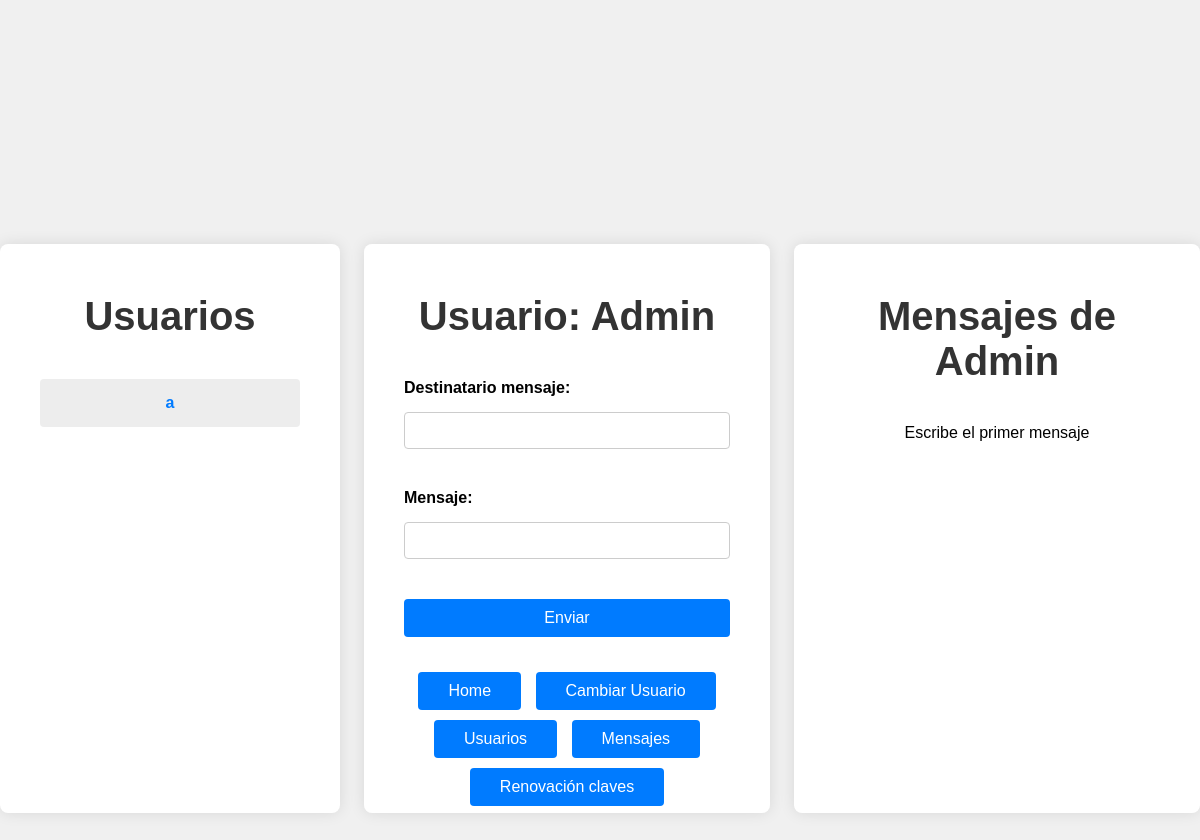
Page /chat?user=14 (signed in) on the earlier database version.
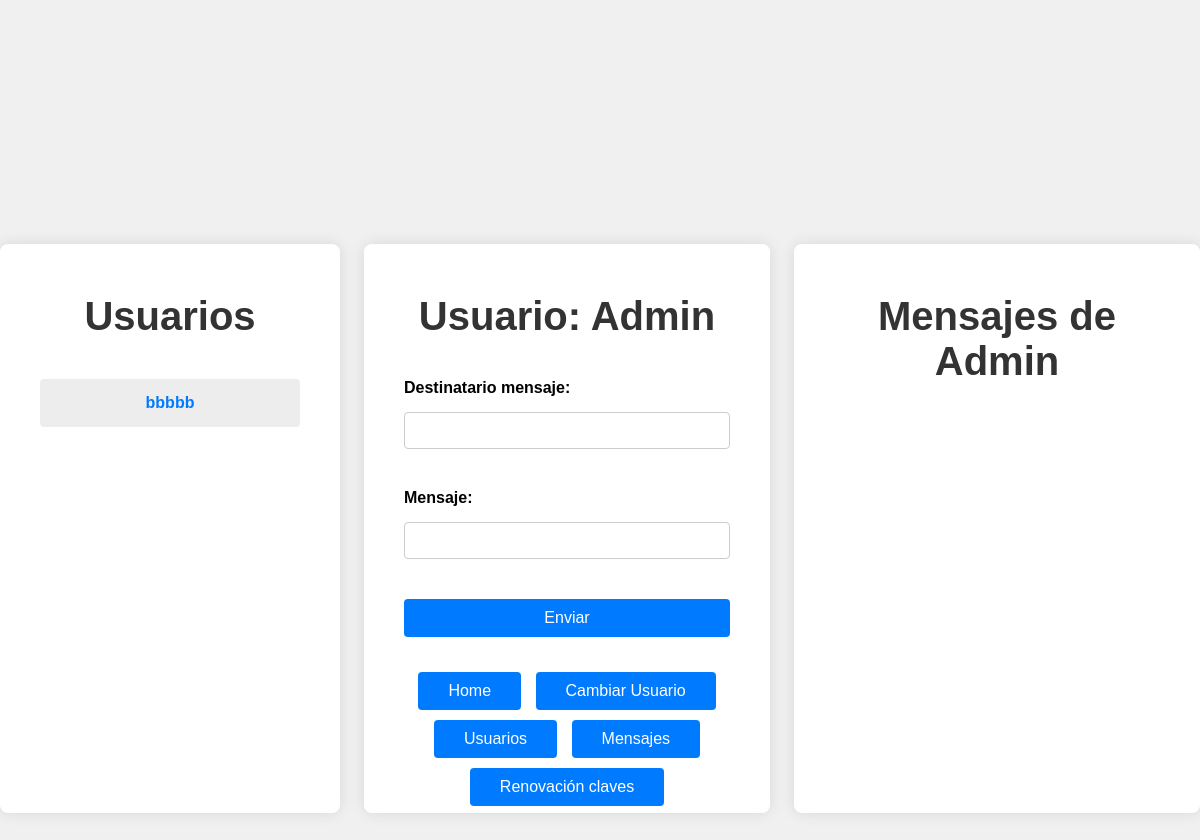
Same page on the later database version.
### tables this page shows
CREATE TABLE users(
    id INTEGER PRIMARY KEY AUTOINCREMENT,
    username string UNIQUE, 
    pwd string NOT NULL,
    salt string NOT NULL,
    rol string NOT NULL,
    correo string NOT NULL,
    public_ip string NULL);

### app.py (the view)
@app.route('/chat', methods=['GET', 'POST'])
def chat():
    if 'user_id' not in session:
        return redirect(url_for('login'))
    messages = None
    users = get_users()
    if request.method == 'POST':
        attribute_user.AttributeMensaje(request.form["message"])
        attribute_user.AttributeUser(request.form["recipient"])
        send_message(message= request.form['message'], recipient= request.form['recipient'], sender= session['user_id'])
    selected_user = request.args.get('user')
    if selected_user:
        messages = messages_descifrados(selected_user, session['user_id'])
    return render_template('chat.html', messages= messages, users = users, username=get_name_by_id(session['user_id'])["username"])

### app_mensajesdesencriptados.py (called while the page is built, shortened)
def get_chat(sender, recipient):
    conn = sql.connect('cripto.sqlite')
    conn.row_factory = sql.Row
    cursor = conn.cursor()
    cursor.execute("""SELECT id, clave, nonce FROM chats WHERE (user1_id = ? AND user2_id = ?) OR (user2_id = ? AND user1_id
            =?)""", (sender, recipient, sender, recipient))
    return cursor.fetchone()

def get_messages(sender, recipient):
    chat = get_chat(sender, recipient)
    if chat is None:
        return "Empty"
    conn = sql.connect('cripto.sqlite')
    conn.row_factory = sql.Row
    cursor = conn.cursor()
    cursor.execute("""SELECT message, nonce, sender_id FROM messages WHERE chat_id = ?""", (chat["id"],))
    rows = cursor.fetchall()
    message_dict = [dict(row) for row in rows]
    return message_dict

def messages_descifrados(sender, recipient):
    message_dict = get_messages(sender, recipient)
    if message_dict == "Empty":
        return message_dict
    return message_dict

### db_functions/user_functions.py (called while the page is built)
def get_name_by_id(user_id):
    conn = sql.connect('cripto.sqlite')
    conn.row_factory = sql.Row
    cursor = conn.cursor()
    cursor.execute('SELECT username FROM users WHERE id = ?', (user_id,))
    return cursor.fetchone()

def get_users():
    conn = sql.connect('cripto.sqlite')
    conn.row_factory = sql.Row
    cursor = conn.cursor()
    cursor.execute("""SELECT * FROM users""")
    return cursor.fetchall()

### templates/chat.html (shortened to what this page needs)
<!DOCTYPE html>
<html lang="es">
<head>
    <link rel="stylesheet" href="{{ url_for('static', filename='style/chatc.css') }}">
</head>
<body>
    <div class="usuarios">
        <h2>Usuarios</h2>
        <ul class="numerousuarios">
            {% for usr in users %}
            {% if usr["rol"] == "Usuario" %}
            <li>
                <a href="/chat?user={{ usr["id"] }}" style="text-decoration: none;">
                    <strong class= "a">{{usr["username"]}}</strong>
                </a>
            </li>
            {% endif %}
            {% endfor %}
        </ul>
    </div>
    <div class="container">
        <h2>Usuario: {{username}}</h2>
        <form method="post">
            <div class="form-group">
                <label for="recipient">Destinatario mensaje:</label>
                <input type="text" id="recipient" name="recipient" required>
            </div>
            <div class="form-group">
                <label for="message">Mensaje:</label>
                <input type="text" id="message" name="message" required>
            </div>
            <button type="submit">Enviar</button>
        </form>
        <div class="links">
            <a href="/home" class="botonesheader">Home</a>
            <a href="/login" class="botonesheader">Cambiar Usuario</a>
            {% for usr in users %}
                {% if username == usr["username"] and ('Admin' == usr["rol"] or 'Tecnico' == usr["rol"])%}
                    <a href="/vetar" class="botonesheader">Usuarios</a>
                {% endif %}
                {% if username == usr["username"] and ('Admin' == usr["rol"] or 'Tecnico' == usr["rol"])%}
                    <a href="/mensajes" class="botonesheader">Mensajes</a>
                {% endif %}
                {% if username == usr["username"] and 'Admin' == usr["rol"] %}
                    <a href="/claves" class="botonesheader">Renovación claves</a>
                {% endif %}
            {% endfor %}
        </div>
    </div>
    <div class="container">
        <h2>Mensajes de {{username}}</h2>
        <ul class="messages">
        {% if messages == "Empty" %}
            <p>Escribe el primer mensaje</p>
        {% elif messages is not none %}
            {% for msg in messages %}
                <li><strong class= "a">{{ msg["sender"] }}</strong>
                    <strong class= "b"> : </strong>
                    <strong class= "c">{{ msg["message"]}}</strong>
                    </li>
            {% endfor %}
        {% else %}
            <p>Elige un chat</p>
        {% endif %}
        </ul>
    </div>
</body>
</html>

### static/style/chatc.css (style rules this page uses)
body { font-family: Arial, sans-serif; background-color: #f0f0f0; margin: 0; padding: 0; display: flex; justify-content: center; align-items: center; height: 100vh; }
.usuarios { background-color: #fff; padding: 20px; border-radius: 8px; box-shadow: 0 0 15px rgba(0, 0, 0, 0.1); width: 100%; max-width: 300px; text-align: center; height: 50vh; overflow: auto; }
.numerousuarios { list-style-type: none; padding: 0; }
.numerousuarios li { text-align: center; font-size: 1rem; background-color: #ededed; margin: 20px; padding: 15px 20px; border-radius: 4px; }
.container { background-color: #fff; padding: 20px 40px; border-radius: 8px; box-shadow: 0 0 15px rgba(0, 0, 0, 0.1); width: 100%; max-width: 600px; height: 50vh; overflow: auto; text-align: center; }
h2 { font-size: 2.5rem; color: #333; margin-bottom: 40px; }
.form-group { margin-bottom: 30px; text-align: left; }
label { display: block; margin-bottom: 15px; font-weight: bold; }
input[type="text"] { width: 100%; padding: 10px; margin-bottom: 10px; border: 1px solid #ccc; border-radius: 4px; box-sizing: border-box; }
button { width: 100%; padding: 10px; background-color: #007BFF; color: white; border: none; border-radius: 4px; cursor: pointer; font-size: 16px; }
h2 { color: #333; margin-top: 30px; }
.a { color: #007BFF; }
.links { margin-top: 30px; }
a.botonesheader { display: inline-block; margin: 5px; padding: 10px 30px; background-color: #007BFF; color: white; text-decoration: none; border-radius: 4px; }

Differences in the rows shown:
removed users: username "a", shown under "Usuarios"
added users: username "bbbbb", shown under "Usuarios"
Other differences:
text no longer shown: "Escribe el primer mensaje"
